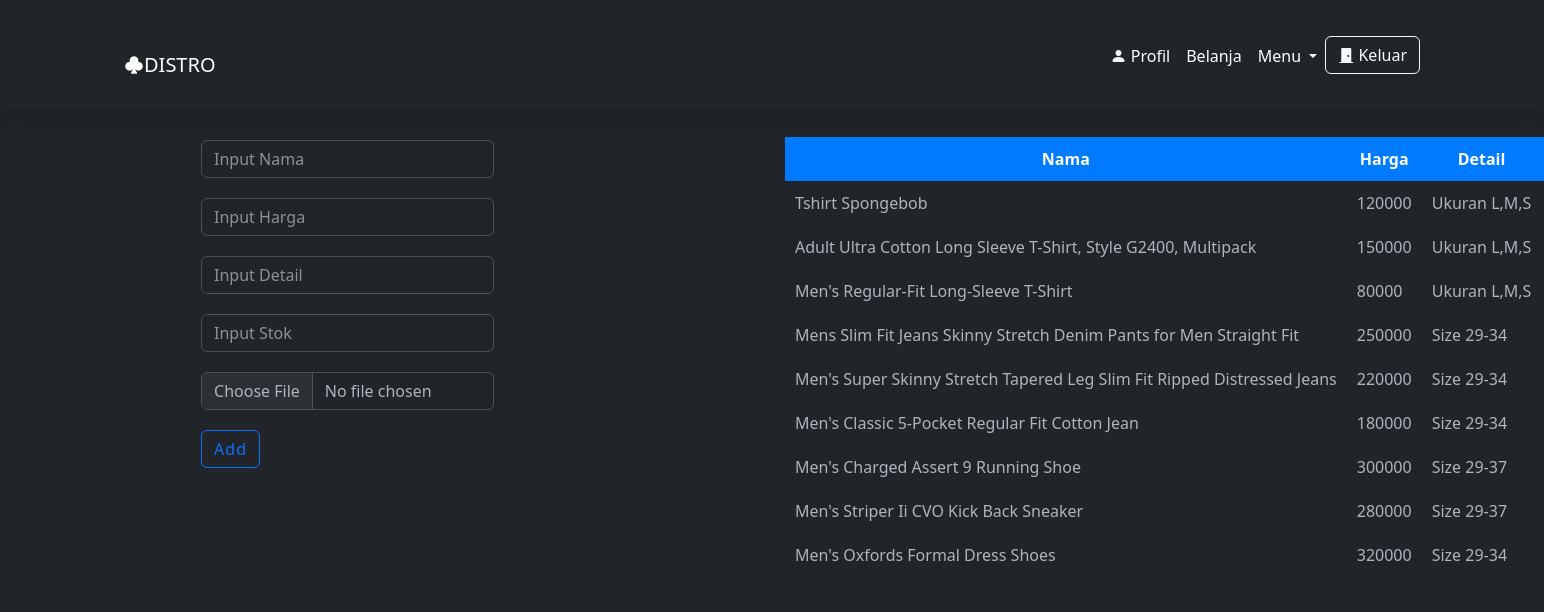
Page /addproduk.php on the committed database.
### tables this page shows
CREATE TABLE `produk` (
  `id` int(11) NOT NULL,
  `kategori_id` int(11) DEFAULT NULL,
  `nama` varchar(255) NOT NULL,
  `harga` varchar(100) DEFAULT NULL,
  `foto` varchar(255) DEFAULT NULL,
  `detai` text,
  `stok` varchar(3) NOT NULL,
  `gambar` blob
);

### addproduk.php (the view, shortened to what this page needs)
<?php
include 'conn.php';
?>
<!DOCTYPE html>
<html lang="en">
<head>
    <link rel="stylesheet" href="https://maxcdn.bootstrapcdn.com/bootstrap/4.0.0/css/bootstrap.min.css">
</head>
<body>
    <?php
    require_once('layout/header.php');
    require_once('layout/navbar.php');
    ?>
    <div id="content">
        <div class="form-table-container">
            <form action="addproduk.php" method="POST" enctype="multipart/form-data">
                <table align="center">
                    <tr>
                        <td><input type="text" name="nama" class="form-control" placeholder="Input Nama" required></td>
                    </tr>
                    <tr>
                        <td><input type="text" name="harga" class="form-control" placeholder="Input Harga" required></td>
                    </tr>
                    <tr>
                        <td><input type="text" name="detai" class="form-control" placeholder="Input Detail"></td>
                    </tr>
                    <tr>
                        <td><input type="text" name="stok" class="form-control" placeholder="Input Stok" required></td>
                    </tr>
                    <tr>
                        <td><input type="file" name="gambar" accept="image/*" class="form-control" required></td>
                    </tr>
                    <tr>
                        <td><input class="btn btn-outline-primary" type="submit" name="add" value="Add"></td>
                    </tr>
                </table>
            </form>
            <table align="center" border="1" cellspacing="0" width="80%" class="btn btn-outline-bg-danger">
                <tr>
                    <th>Nama</th>
                    <th>Harga</th>
                    <th>Detail</th>
                    <th>STOK</th>
                </tr>
                <?php
                $sql = "SELECT * FROM produk";
                $result = $conn->query($sql);
                if ($result->num_rows > 0) {
                    while ($row = $result->fetch_array()) {
                ?>
                        <tr class="hover">
                            <td align="center"><?php echo $row['nama']; ?></td>
                            <td align="center"><?php echo $row['harga']; ?></td>
                            <td align="center"><?php echo $row['detai']; ?></td>
                            <td align="center"><?php echo $row['stok']; ?></td>
                        </tr>
                <?php
                    }
                } else {
                    echo "<tr><td colspan='5' align='center'>No Records</td></tr>";
                }
                ?>
            </table>
        </div>
    </div>
</body>
</html>

### addproduk.php (style rules this page uses)
body { background: #f8f9fa; font-family: 'Roboto', sans-serif; color: #212529; padding-top: 20px; }
#content { margin-top: 20px; }
form { margin-bottom: 20px; }
table { margin: auto; border-collapse: collapse; width: 80%; color: #212529; }
th, td { border: none; padding: 10px; text-align: left; }
th { background-color: #007bff; color: white; }
.btn-outline-primary { border-color: #007bff; color: #007bff; border-radius: 5px; font-weight: bold; letter-spacing: 1px; }
.btn-outline-bg-danger { background-color: #dc3545; color: white; border: none; }
.form-table-container { display: flex; justify-content: space-around; margin-bottom: 20px; }
.form-table-container form, .form-table-container table { width: 45%; }

### rows in the picture
produk: nama "Tshirt Spongebob", harga "120000", detai "Ukuran L,M,S"
produk: nama "Adult Ultra Cotton Long Sleeve T-Shirt, Style G2400, Multipack", harga "150000", detai "Ukuran L,M,S"
produk: nama "Men's Regular-Fit Long-Sleeve T-Shirt", harga "80000", detai "Ukuran L,M,S"
produk: nama "Mens Slim Fit Jeans Skinny Stretch Denim Pants for Men Straight Fit", harga "250000", detai "Size 29-34"
produk: nama "Men's Super Skinny Stretch Tapered Leg Slim Fit Ripped Distressed Jeans", harga "220000", detai "Size 29-34"
produk: nama "Men's Classic 5-Pocket Regular Fit Cotton Jean", harga "180000", detai "Size 29-34"
produk: nama "Men's Charged Assert 9 Running Shoe", harga "300000", detai "Size 29-37"
produk: nama "Men's Striper Ii CVO Kick Back Sneaker", harga "280000", detai "Size 29-37"
produk: nama "Men's Oxfords Formal Dress Shoes", harga "320000", detai "Size 29-34"
